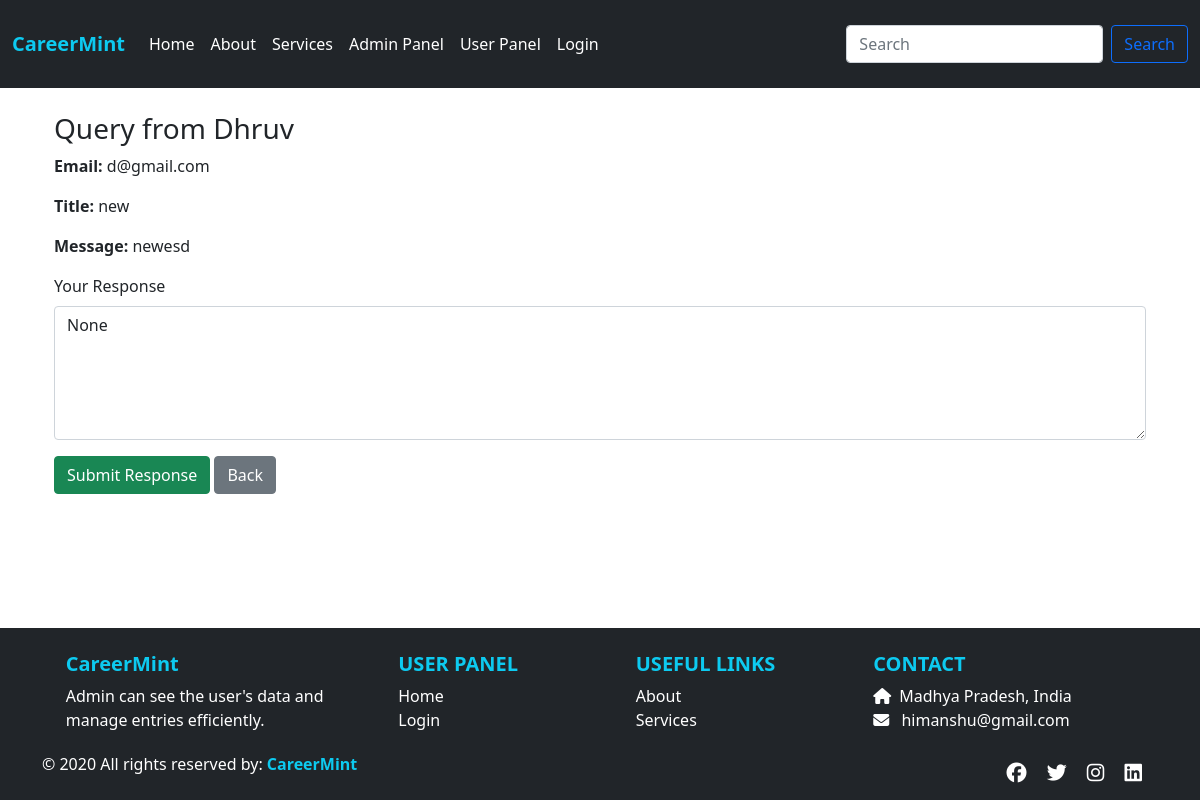
The app's page /queryres/31/ with its own data.
### app/models.py (models this page shows, shortened)
class UserQuery(models.Model):
    stuname = models.CharField(max_length=100)
    stuemail = models.EmailField()
    title = models.CharField(max_length=255)
    message = models.TextField()
    response = models.TextField(blank=True, null=True)
    created_at = models.DateTimeField(auto_now_add=True)

### app/views.py (the view)
# urls.py: path('queryres/<int:pk>/', views.queryres, name='queryres'),
def queryres(request, pk):
    query = UserQuery.objects.get(id=pk)
    if request.method == 'POST':
        response = request.POST.get('response')
        query.response = response
        query.save()
        return redirect('allquery')
    return render(request, 'queryres.html', {'query': query})

### app/templates/queryres.html (shortened to what this page needs)
{% extends "base.html" %}
{% load static %}
{% block css %}
<link rel="stylesheet" href="{% static 'css/style.css' %}">
{% endblock %}
{% block content %}
<div class="container mt-4">
  <h3>Query from {{ query.stuname }}</h3>
  <p><strong>Email:</strong> {{ query.stuemail }}</p>
  <p><strong>Title:</strong> {{ query.title }}</p>
  <p><strong>Message:</strong> {{ query.message }}</p>
  <form method="POST">
    <div class="mb-3">
      <label for="response" class="form-label">Your Response</label>
      <textarea name="response" id="response" class="form-control" rows="5" required>{{ query.response }}</textarea>
    </div>
    <button type="submit" class="btn btn-success">Submit Response</button>
    <a href="{% url 'allquery' %}" class="btn btn-secondary">Back</a>
  </form>
</div>
{% endblock %}

### app/static/css/style.css (style rules this page uses)
body { display: flex; flex-direction: column; min-height: 100vh; }

### records on screen
UserQuery: stuname "Dhruv", stuemail "d@gmail.com", title "new", message "newesd", response "None"
